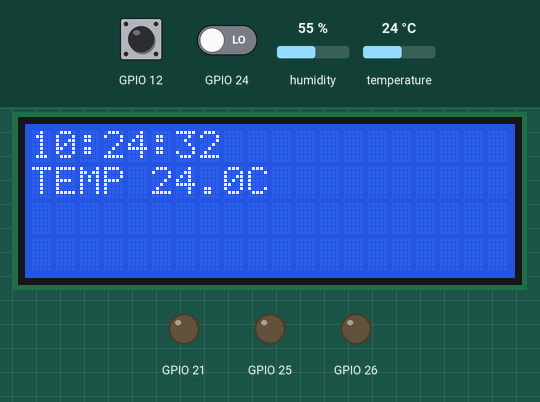
Simulated run of this program. Board: Raspberry Pi (BCM pin numbers). Shown: 20×4 character LCD, output pins drawn as LEDs (lit = HIGH). The inputs (shaded band) are chosen by the test bench; at power-on: GPIO 24 LOW, GPIO 12 HIGH, humidity 55 %, temperature 24 °C. The clock reads 2024-03-15 10:24:30 at power-on unless the program sets it; the camera gives no picture and a still takes 0.5 s; what the program prints to the terminal is not drawn.

Above: at 3.2 s.
3.3 s: GPIO 24 driven HIGH
At 3.45 s:
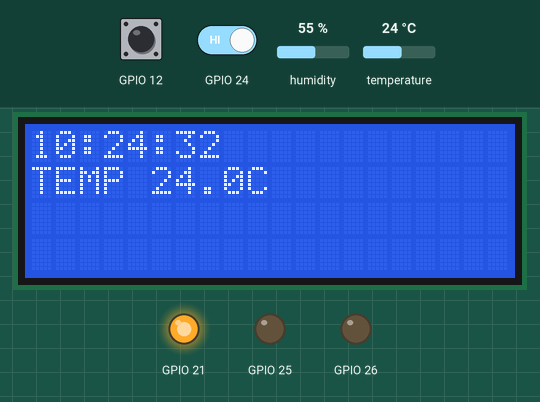
At 4.2 s:
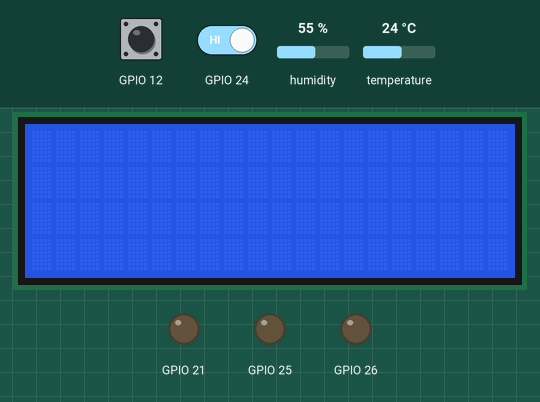
5.1 s: GPIO 12 pulled LOW for 1 s
8.3 s: GPIO 12 pulled LOW for 3.2 s
At 8.3 s:
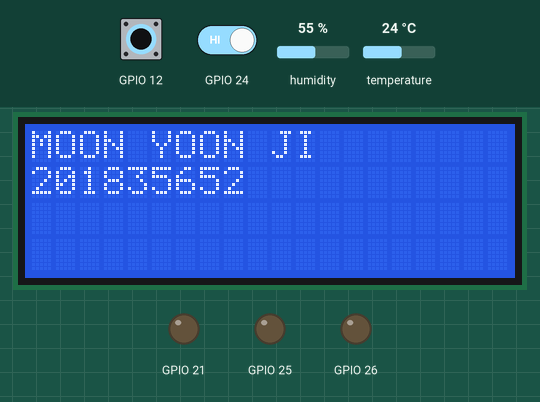
Timing chart, 0 to 19.0 s (numbered marks = the images above; inputs shaded):
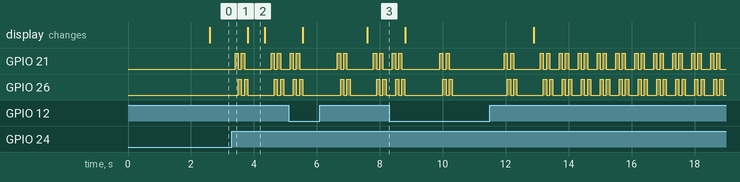

The program:

Smart_Home_System.py
```python
# 센서 인식되면 buzzer & led 1&2 blue 번갈아 깜빡 & lcd & camera on
# 버튼누르면 off
import RPi.GPIO as GPIO
import picamera                     #카메라
camera = picamera.PiCamera()
camera.resolution = (2592,1944)

from RPLCD.i2c import CharLCD         #LCD문자
lcd = CharLCD("PCF8574",0x27)         #LCD 설정
import time
import datetime                       #LCD에 시간표시할 용도
#DHT 설정
import Adafruit_DHT                   #온도센서(DHT)
dht_type = 11  #DHT 타입
bcm_pin = 23   #핀 번호

timer=0
intrusion_control=0

def buzz():                           #부저 설정.
  GPIO.setup(25,GPIO.OUT)
  pitch = 1000
  duration=0.1
  period = 1.0/pitch
  delay=period/2
  cycles=int(duration*pitch)

  for i in range(cycles):
    GPIO.output(25,True)
    time.sleep(delay)
    GPIO.output(25,False)
    time.sleep(delay)

try:
    while True:
        GPIO.setmode(GPIO.BCM)
        GPIO.setup(12, GPIO.IN, pull_up_down=GPIO.PUD_UP)   #버튼
        GPIO.setup(24,GPIO.IN)                              #PIR 모션감지
        GPIO.setup(21,GPIO.OUT)                            #LED1_Blue
        GPIO.setup(26,GPIO.OUT)                            #LED2_Blue
        if GPIO.input(24) == True:     #움직임이 감지되면
            print("SENSOR ON!!")
            while True:
                buzz()
                #LED 번갈아 깜빡
                GPIO.output(21,True)
                time.sleep(0.1)
                GPIO.output(21,False)
                GPIO.output(26,True)
                time.sleep(0.1)
                GPIO.output(26,False)
                GPIO.output(21,True)
                time.sleep(0.1)
                GPIO.output(21,False)
                GPIO.output(26,True)
                time.sleep(0.1)
                GPIO.output(26,False)

                if  intrusion_control == 0:            #침범했으면 카메라on
                    lcd.clear()
                    camera.capture("./camera/theif_face.jpg")  #theif_face.jpg라는 카메라 찍고
                    lcd.write_string('MOON YOON JI')           #LCD에 영문이름 출력
                    lcd.crlf()
                    lcd.write_string('201835652')              #LCD에 학번 출력
                    intrusion_control += 1            #침범상황에 신호이미 날렸다.는 의미

                if GPIO.input(12) == False:     #버튼을 누르면 모든걸 끝.
                    print("button pressed")
                    GPIO.cleanup()              #LED & buzzer off
                    lcd.clear()                 #LCD 문구 없애고

                    intrusion_control = 0       #침범상황 마무리한 상황 (다시 침범가능성on)
                    time.sleep(1)
                    break
                time.sleep(0.1)
        else:                                       #움직임이 감지되지 않으면
            GPIO.cleanup()                          #부저랑 LED off.
            #2초마다 온도 측정해서 출력 변경.timer를 놓지않으면 출력되기전에 계속 시간이 바뀜..
            if timer>2:
                timer=0                             #timer를 0으로 셋팅.
                lcd.clear()
                now = datetime.datetime.now()       #현재 시간
                nowTime = now.strftime('%H:%M:%S')  #현재 시각 Parsing
                humidity, temperature = Adafruit_DHT.read_retry(dht_type, bcm_pin)
                temp = str(round(temperature,1))
                print('Time:',nowTime,'Temp:',temp,'C')
                lcd.write_string(nowTime)
                lcd.crlf()
                lcd.write_string('TEMP ')
                lcd.write_string(temp)
                lcd.write_string('C ')
            timer+=0.1
            time.sleep(0.1)

except KeyboardInterrupt:
    lcd.clear()
    GPIO.cleanup()
finally:
    lcd.clear()
    GPIO.cleanup()
```

Measured:
- after the input at 3.3 s, GPIO 21: LOW → HIGH after 0.11 s, → LOW 0.10 s later, → HIGH 0.10 s later, → LOW 0.10 s later, … (8 changes in this stretch); GPIO 26: LOW → HIGH after 0.21 s, → LOW 0.10 s later, → HIGH 0.10 s later, → LOW 0.10 s later, … (8 changes in this stretch)
- after the input at 8.3 s, GPIO 25: stays LOW (without the input it goes to HIGH after 3.1 s)
- what the display in image 2 shows lasts 0.5 s, from 3.8 s to 4.3 s
